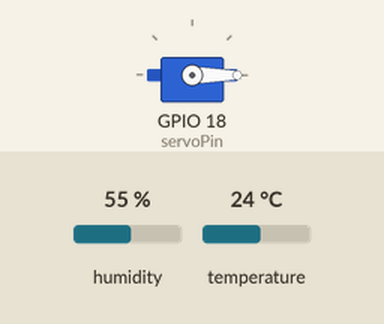
Recording of a sketch running on a simulated ESP32. On the bench: servo. Inputs (shaded band) come from the test bench; at power-on: humidity 55 %, temperature 24 °C. WiFi joins after 1.5 s; servers stay silent unless stated; uploads are accepted with an empty reply; what the sketch prints to the serial monitor is not drawn.

Above: at 2.7 s.
2.8 s: humidity set to 16 %
10.9 s: humidity set to 13 %
At 17.39 s:
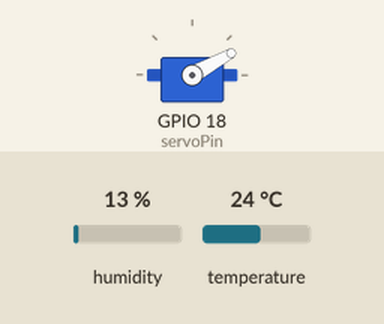
At 20.9 s:
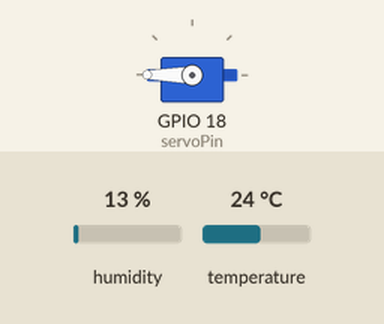
Timing chart, 0 to 29.9 s (numbered marks = the images above; inputs shaded):
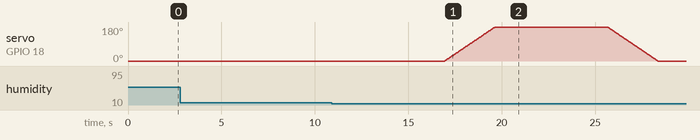

The sketch:

esp32.ino
```cpp
#include <WiFi.h>
#include <HTTPClient.h>
#include "DHTesp.h"
#include <ESP32Servo.h>

const int DHT_PIN = 15; //DHT is the temperature and humidity sensor

DHTesp dhtSensor; //delcarating the dhtsensor

const int servoPin = 18; //servo pin

Servo servo; //declarating the servo

//specifying the wifi credentials
const char* ssid = "Wokwi-GUEST";
const char* password = "";

HTTPClient http; //declarating the http
void setup() {
  Serial.begin(115200);

  //connecting to network
  WiFi.begin(ssid, password);

  Serial.print("Connecting to WiFi");
  while (WiFi.status() != WL_CONNECTED) {
    delay(500);
    Serial.print(".");
  }

  Serial.print("OK! IP=");
  Serial.println(WiFi.localIP());


  //sensors setup
  dhtSensor.setup(DHT_PIN, DHTesp::DHT22);
  servo.attach(servoPin, 250, 1200);
  servo.write(0);


}
int pos = 0;


void loop() {
  //sensors reading
  TempAndHumidity  data = dhtSensor.getTempAndHumidity();
  Serial.println("Temp: " + String(data.temperature, 2) + "°C");
  Serial.println("Humidity: " + String(data.humidity, 1) + "%");
  Serial.println("---");
  delay(1000);

  //conditioning for servo by the sensor value
  if(data.humidity < 15){
    for (pos = 0; pos <= 180; pos += 1) {
    servo.write(pos);
    delay(15);
    }

    delay(6000);

    for (pos = 180; pos >= 0; pos -= 1) {
      servo.write(pos);
      delay(15);
    }
  }


//begin to send data to server
http.begin("http://dcanteen.com/esp?temp="+String(data.temperature)+"&&humid="+String(data.humidity));
    int httpResponseCode = http.GET();
    if (httpResponseCode > 0) {
      Serial.print("HTTP ");
      Serial.println(httpResponseCode);
    }
    else {
      Serial.print("Error code: ");
      Serial.println(httpResponseCode);
      Serial.println(":-(");
    }
  delay(6000);
}
```

Measured:
- the behaviour switches between 15 and 14 % on humidity (found by bisection; images 0 and 1)
- after the input at 2.8 s, every drawn part: stays the same
- after the input at 10.9 s, servo on GPIO 18 (servoPin): rises from 0° to 180° in 2.7 s, then falls to 0° in 8.7 s
